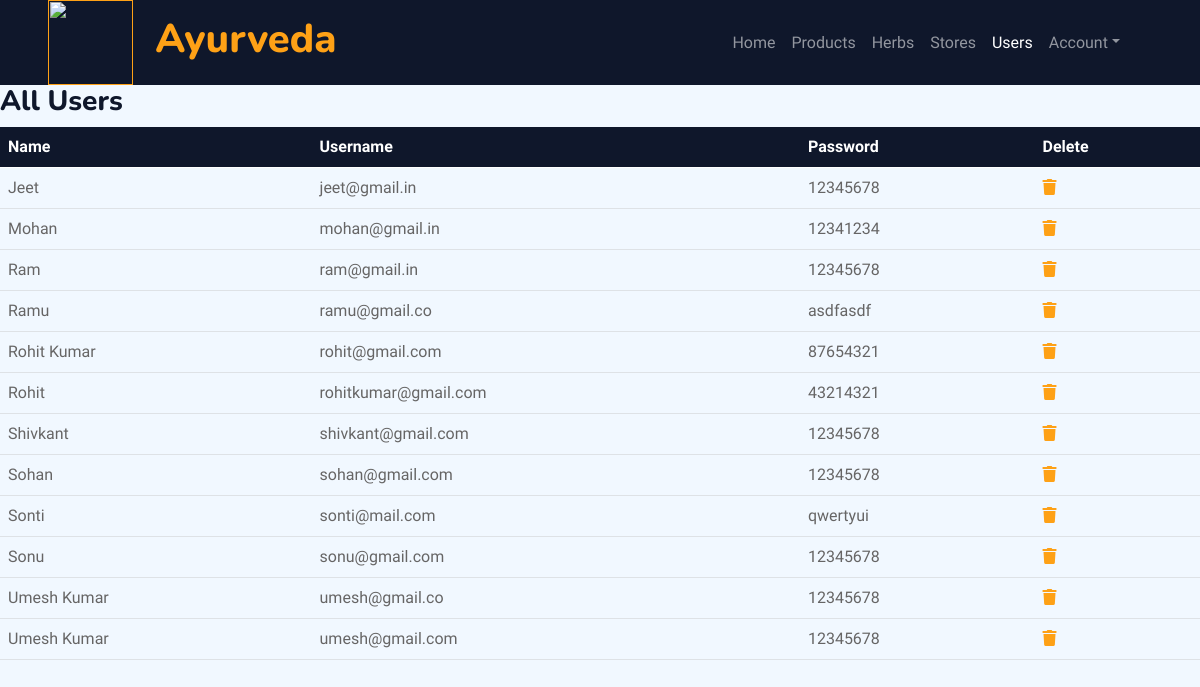
Page /admin/users.php (signed in) on the committed database.
### tables this page shows
CREATE TABLE `register` (
  `name` varchar(30) NOT NULL,
  `username` varchar(40) NOT NULL,
  `password` varchar(20) NOT NULL,
  `confirm password` varchar(20) NOT NULL
);

### admin/users.php (the view, shortened to what this page needs)
<!DOCTYPE html>
<html>
<head>
    <link href="https://cdnjs.cloudflare.com/ajax/libs/font-awesome/5.10.0/css/all.min.css" rel="stylesheet">
    <link href="https://cdn.jsdelivr.net/npm/bootstrap-icons@1.4.1/font/bootstrap-icons.css" rel="stylesheet">
    <link href="lib/animate/animate.min.css" rel="stylesheet">
    <link href="lib/owlcarousel/assets/owl.carousel.min.css" rel="stylesheet">
    <link href="lib/tempusdominus/css/tempusdominus-bootstrap-4.min.css" rel="stylesheet" />
    <link href="css/bootstrap.min.css" rel="stylesheet">
</head>
<body>
     <?php
        include("connection.php");
        $sql="select * from register";
        $res=mysqli_query($con,$sql);
    ?>
        <div class="container-xxl position-relative p-0">
            <nav class="navbar navbar-expand-lg navbar-dark bg-dark px-4 px-lg-5 py-3 py-lg-0">
                <a href="" class="navbar-brand p-0">
                    <h1 class="text-primary m-0"><img src="img/logo.png" width="85px" height="85px"> &nbsp;Ayurveda</h1>
                </a>
                <div class="collapse navbar-collapse" id="navbarCollapse">
                    <div class="navbar-nav ms-auto py-0 pe-4">
                        <a href="home.php" class="nav-item nav-link">Home</a>
                        <a href="products.php" class="nav-item nav-link">Products</a>
                        <a href="herbs.php" class="nav-item nav-link">Herbs</a>
                        <a href="stores.php" class="nav-item nav-link">Stores</a>
                        <a href="users.php" class="nav-item nav-link active">Users</a>
                        <div class="nav-item dropdown">
                             <a href="#" class="nav-link dropdown-toggle" data-bs-toggle="dropdown">Account</a>
                    </div>
                </div>
                 </div>
                </div>
         <div class="container-xxl position-relative p-0">
           <div class="">
            <div><h3>All Users</h3></div>
        </div>
          <table class="table">
          <thead class="table-dark">
          <tr>
          <th scope="col">Name</th>
          <th scope="col">Username</th>
          <th scope="col">Password</th>
          <th scope="col">Delete</th>
          </tr>
          </thead>
          <tbody>
           <?php
               while($row=mysqli_fetch_assoc($res))
               {
            ?>
            <tr>
              <td><?php echo $row['name'];?></td>
              <td><?php echo $row['username'];?></td>
              <td><?php echo $row['password'];?></td>
              <td ><a href='delete_user.php?id=<?php echo $row["username"]; ?>'><i  class="fa fa-trash" aria-hidden="true"></i></a></td>
            </tr>
            <?php
               }
            ?>
          </tbody>
        </table>
    </div>
</body>
</html>

### rows in the picture
register: name "Jeet", username "jeet@gmail.in", password "12345678"
register: name "Mohan", username "mohan@gmail.in", password "12341234"
register: name "Ram", username "ram@gmail.in", password "12345678"
register: name "Ramu", username "ramu@gmail.co", password "asdfasdf"
register: name "Rohit Kumar", username "rohit@gmail.com", password "87654321"
register: name "Rohit", username "rohitkumar@gmail.com", password "43214321"
register: name "Shivkant", username "shivkant@gmail.com", password "12345678"
register: name "Sohan", username "sohan@gmail.com", password "12345678"
register: name "Sonti", username "sonti@mail.com", password "qwertyui"
register: name "Sonu", username "sonu@gmail.com", password "12345678"
register: name "Umesh Kumar", username "umesh@gmail.co", password "12345678"
register: name "Umesh Kumar", username "umesh@gmail.com", password "12345678"
